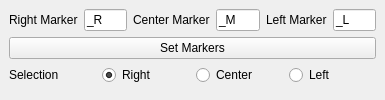
<?xml version="1.0" encoding="UTF-8"?>
<ui version="4.0">
 <class>MainWindow</class>
 <widget class="QMainWindow" name="MainWindow">
  <property name="geometry">
   <rect>
    <x>0</x>
    <y>0</y>
    <width>385</width>
    <height>100</height>
   </rect>
  </property>
  <property name="windowTitle">
   <string>MainWindow</string>
  </property>
  <widget class="QWidget" name="centralwidget">
   <layout class="QVBoxLayout" name="verticalLayout">
    <item>
     <layout class="QHBoxLayout" name="horizontalLayout">
      <item>
       <widget class="QLabel" name="label_2">
        <property name="text">
         <string>Right Marker</string>
        </property>
       </widget>
      </item>
      <item>
       <widget class="QLineEdit" name="rightMarkerBox">
        <property name="toolTip">
         <string>Specify text used to identify right Markers</string>
        </property>
        <property name="text">
         <string>_R</string>
        </property>
       </widget>
      </item>
      <item>
       <widget class="QLabel" name="label_4">
        <property name="text">
         <string>Center Marker</string>
        </property>
       </widget>
      </item>
      <item>
       <widget class="QLineEdit" name="centerMarkerBox">
        <property name="toolTip">
         <string>Specify text used to identify center Markers</string>
        </property>
        <property name="text">
         <string>_M</string>
        </property>
       </widget>
      </item>
      <item>
       <widget class="QLabel" name="label">
        <property name="text">
         <string>Left Marker</string>
        </property>
       </widget>
      </item>
      <item>
       <widget class="QLineEdit" name="leftMarkerBox">
        <property name="toolTip">
         <string>Specify text used to identify left Markers</string>
        </property>
        <property name="text">
         <string>_L</string>
        </property>
       </widget>
      </item>
     </layout>
    </item>
    <item>
     <widget class="QPushButton" name="setButton">
      <property name="minimumSize">
       <size>
        <width>75</width>
        <height>0</height>
       </size>
      </property>
      <property name="toolTip">
       <string>Set selected Markers</string>
      </property>
      <property name="text">
       <string>Set Markers</string>
      </property>
     </widget>
    </item>
    <item>
     <layout class="QHBoxLayout" name="horizontalLayout_3">
      <item>
       <widget class="QLabel" name="label_3">
        <property name="text">
         <string>Selection</string>
        </property>
       </widget>
      </item>
      <item>
       <widget class="QRadioButton" name="rightButton">
        <property name="toolTip">
         <string>Select right Markers</string>
        </property>
        <property name="text">
         <string>Right</string>
        </property>
        <property name="checked">
         <bool>true</bool>
        </property>
       </widget>
      </item>
      <item>
       <widget class="QRadioButton" name="centerButton">
        <property name="toolTip">
         <string>Select center Markers</string>
        </property>
        <property name="text">
         <string>Center</string>
        </property>
       </widget>
      </item>
      <item>
       <widget class="QRadioButton" name="leftButton">
        <property name="toolTip">
         <string>Select left Markers</string>
        </property>
        <property name="text">
         <string>Left</string>
        </property>
       </widget>
      </item>
     </layout>
    </item>
    <item>
     <spacer name="verticalSpacer">
      <property name="orientation">
       <enum>Qt::Vertical</enum>
      </property>
      <property name="sizeHint" stdset="0">
       <size>
        <width>20</width>
        <height>40</height>
       </size>
      </property>
     </spacer>
    </item>
   </layout>
  </widget>
 </widget>
 <resources/>
 <connections/>
</ui>
